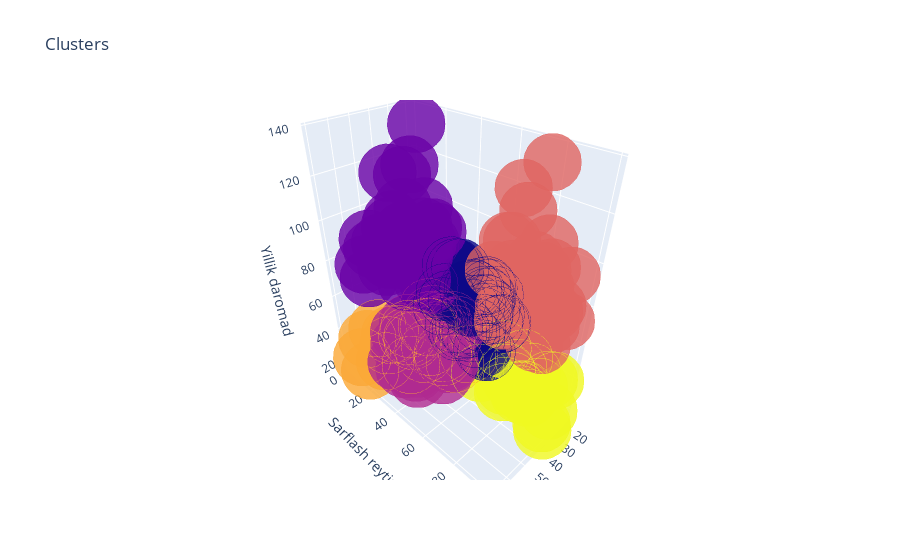

The cell this chart's notebook holds for it:
### Code cell
df['label3'] = labels3
trace1 = go.Scatter3d(
    x = df['Age'],
    y = df['Spending Score (1-100)'],
    z = df['Annual Income (k$)'],
    mode = 'markers',
    marker = dict(
        color = df['label3'],
        size = 20,
        line = dict(
            color = df['label3'],
            width = 12
        ),
        opacity = 0.8
    )
)
data = [trace1]
layout = go.Layout(
    title = 'Clusters',
    scene = dict(
        xaxis = dict(title = 'Yosh'),
        yaxis = dict(title = 'Sarflash reytingi'),
        zaxis = dict(title = 'Yillik daromad')
    )
)
fig = go.Figure(data = data, layout = layout)
py.offline.iplot(fig)

### Figure 1 — Plotly figure (JSON) as saved in the notebook; plotly's stock layout.template omitted (floating-point values rounded to 4 significant figures; data arrays with more than 128 entries replaced by an {"elided": "..."} marker saying what was removed)
{"data": [{"marker": {"color": {"elided": "200 int values"}, "line": {"color": {"elided": "200 int values"}, "width": 12}, "opacity": 0.8, "size": 20}, "mode": "markers", "x": {"elided": "200 int values"}, "y": {"elided": "200 int values"}, "z": {"elided": "200 int values"}, "type": "scatter3d"}], "layout": {"scene": {"xaxis": {"title": {"text": "Yosh"}}, "yaxis": {"title": {"text": "Sarflash reytingi"}}, "zaxis": {"title": {"text": "Yillik daromad"}}}, "title": {"text": "Clusters"}}}
